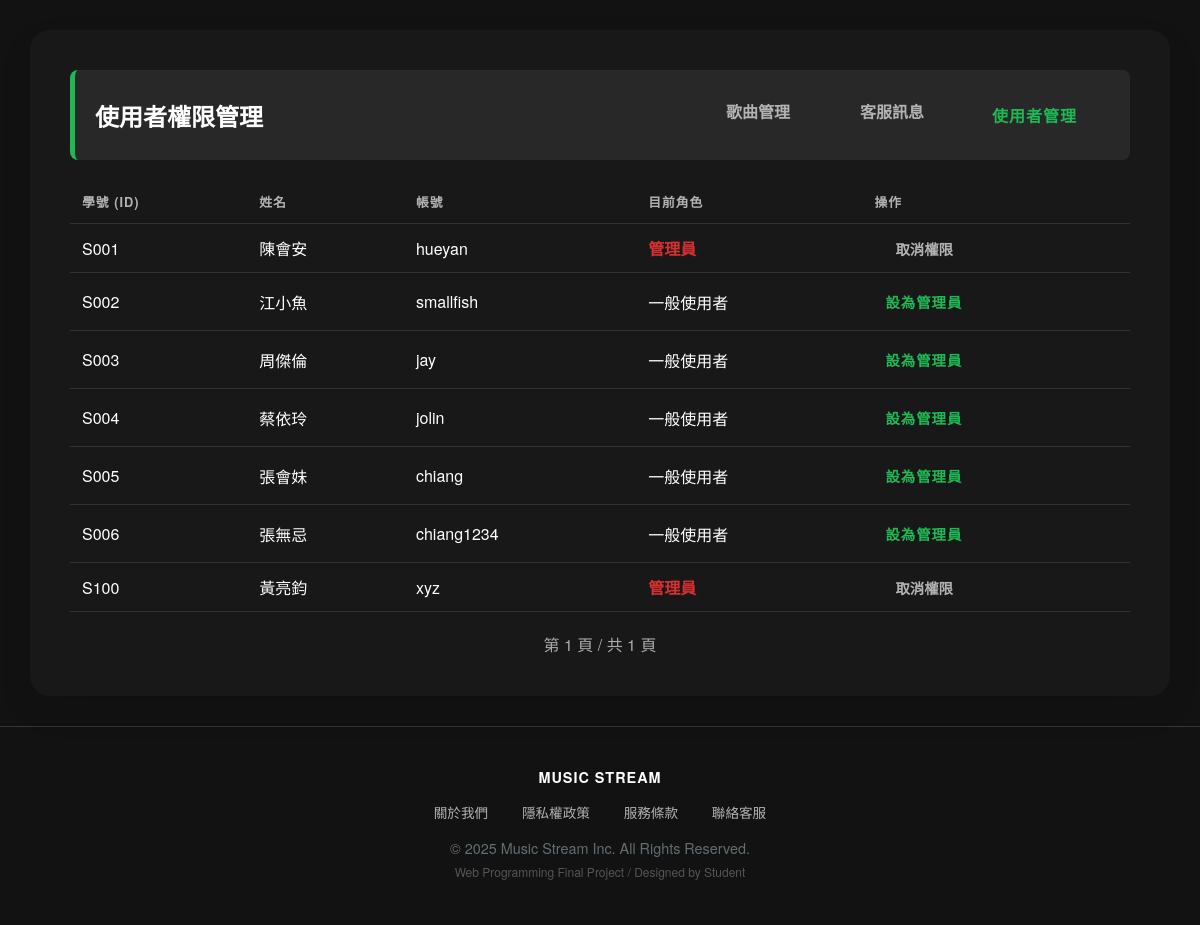
The app's page /final/admin_users.php (signed in) with its own data.
### tables this page shows
CREATE TABLE `students` (
  `sno` char(4) NOT NULL COMMENT '學號',
  `name` varchar(10) NOT NULL COMMENT '姓名',
  `address` varchar(255) NOT NULL COMMENT '地址',
  `birthday` date NOT NULL COMMENT '生日',
  `username` char(10) NOT NULL COMMENT '帳號',
  `password` char(10) NOT NULL COMMENT '密碼',
  `role` varchar(10) NOT NULL DEFAULT 'user',
  `picture` varchar(255) DEFAULT NULL COMMENT '頭像路徑',
  PRIMARY KEY (`sno`)
);

### final/admin_users.php (the view, shortened to what this page needs)
<?php
require_once("../DB/DB_open.php");
$limit = 10;
$page = isset($_GET['page']) ? (int)$_GET['page'] : 1;
$offset = ($page - 1) * $limit;
$sql_count = "SELECT COUNT(*) as total FROM students";
$res_count = mysqli_query($link, $sql_count);
$row_count = mysqli_fetch_assoc($res_count);
$total_records = $row_count['total'];
$total_pages = ceil($total_records / $limit);
$sql_users = "SELECT * FROM students ORDER BY sno ASC LIMIT $offset, $limit";
$result_users = mysqli_query($link, $sql_users);
?>
<?php
require_once("inc/header.php");
?>
    <div id="content-container" style="margin: 30px auto;">
        <div class="admin-header">
            <h2 style="margin: 0;">使用者權限管理</h2>
            <div style="display: flex; gap: 10px;">
                <a href="admin.php" class="btn-secondary">歌曲管理</a>
                <a href="admin_contact.php" class="btn-secondary">客服訊息</a>
                <a href="admin_users.php" class="btn-primary">使用者管理</a>
            </div>
        </div>
        <table class="dashboard-table">
            <thead>
                <tr>
                    <th>學號 (ID)</th>
                    <th>姓名</th>
                    <th>帳號</th>
                    <th>目前角色</th>
                    <th>操作</th>
                </tr>
            </thead>
            <tbody>
                <?php while ($row = mysqli_fetch_assoc($result_users)) { ?>
                <tr>
                    <td><?php echo htmlspecialchars($row['sno']); ?></td>
                    <td><?php echo htmlspecialchars($row['name']); ?></td>
                    <td><?php echo htmlspecialchars($row['username']); ?></td>
                    <td>
                        <?php
                        if ($row['role'] === 'admin') echo "<span style='color: #d63031; font-weight: bold;'>管理員</span>";
                        else echo "一般使用者";
                        ?>
                    </td>
                    <td>
                        <?php if ($row['role'] === 'user') { ?>
                            <a href="admin_users.php?action=promote&id=<?php echo $row['sno']; ?>&page=<?php echo $page; ?>" class="btn-primary" style="padding: 5px 10px; font-size: 0.9rem;">設為管理員</a>
                        <?php } else { ?>
                            <a href="admin_users.php?action=revoke&id=<?php echo $row['sno']; ?>&page=<?php echo $page; ?>" class="btn-secondary" style="padding: 5px 10px; font-size: 0.9rem;" onclick="return confirm('確定取消其管理員權限？')">取消權限</a>
                        <?php } ?>
                    </td>
                </tr>
                <?php } ?>
            </tbody>
        </table>
        <div style="margin-top: 20px; text-align: center;">
            <span style="margin: 0 10px; color: #aaa;">第 <?php echo $page; ?> 頁 / 共 <?php echo $total_pages; ?> 頁</span>
        </div>
    </div>
</body>
</html>

### final/css/common.css (style rules this page uses)
:root { --primary-gradient: linear-gradient(135deg, #667eea 0%, #764ba2 100%); --bg-gradient: linear-gradient(135deg, #f5f7fa 0%, #c3cfe2 100%); --primary-accent: #6c5ce7; --success-color: #00b894; --text-main: #2d3436; --text-muted: #636e72; --card-bg: rgba(255, 255, 255, 0.9); }
body { margin: 0; padding: 0; font-family: "Microsoft JhengHei", "Inter", sans-serif; background: var(--bg-gradient); min-height: 100vh; color: var(--text-main); }
#content-container { margin: 40px auto; background: var(--card-bg); border-radius: 20px; box-shadow: 0 15px 35px rgba(0,0,0,0.08); backdrop-filter: blur(10px); border: 1px solid rgba(255,255,255,0.5); }
#final-footer { text-align: center; padding: 40px; color: var(--text-muted); font-size: 0.9rem; }

### final/css/music.css (style rules this page uses)
:root { --bg-dark: #121212; --bg-card: #181818; --bg-hover: #282828; --text-primary: #ffffff; --text-secondary: #b3b3b3; --accent-color: #1db954; --accent-hover: #1ed760; --border-color: #333; }
body { background: var(--bg-dark); color: var(--text-primary); font-family: 'Circular', 'Helvetica Neue', Helvetica, Arial, sans-serif; }
#content-container { background: var(--bg-card); border: none; color: var(--text-primary); max-width: 1200px; width: 95%; padding: 40px; box-sizing: border-box; }
h1, h2, h3 { color: var(--text-primary); }
.btn-primary { background-color: transparent; color: var(--accent-color); border: 1px solid transparent; border-radius: 500px; padding: 12px 32px; font-weight: 700; text-transform: uppercase; letter-spacing: 1px; cursor: pointer; transition: all 0.2s; text-decoration: none; display: inline-block; }
.btn-secondary { background-color: transparent; border: 1px solid transparent; color: var(--text-secondary); border-radius: 500px; padding: 8px 24px; font-weight: 700; cursor: pointer; text-transform: uppercase; margin-left: 10px; text-decoration: none; transition: all 0.2s; }
.dashboard-table { width: 100%; border-collapse: collapse; margin-top: 20px; }
.dashboard-table th, .dashboard-table td { text-align: left; padding: 12px; border-bottom: 1px solid var(--border-color); }
.dashboard-table th { color: var(--text-secondary); text-transform: uppercase; font-size: 0.8rem; letter-spacing: 1px; }

### final/admin_users.php (style rules this page uses)
.admin-header { background: #282828; padding: 20px; border-radius: 8px; margin-bottom: 20px; border-left: 5px solid var(--accent-color); display: flex; justify-content: space-between; align-items: center; }

### records on screen
students: sno "S001", name "陳會安", username "hueyan", role "管理員"
students: sno "S002", name "江小魚", username "smallfish", role "一般使用者"
students: sno "S003", name "周傑倫", username "jay", role "一般使用者"
students: sno "S004", name "蔡依玲", username "jolin", role "一般使用者"
students: sno "S005", name "張會妹", username "chiang", role "一般使用者"
students: sno "S006", name "張無忌", username "chiang1234", role "一般使用者"
students: sno "S100", name "黃亮鈞", username "xyz", role "管理員"

### other values on screen
$page "1"
$total_pages "1"
